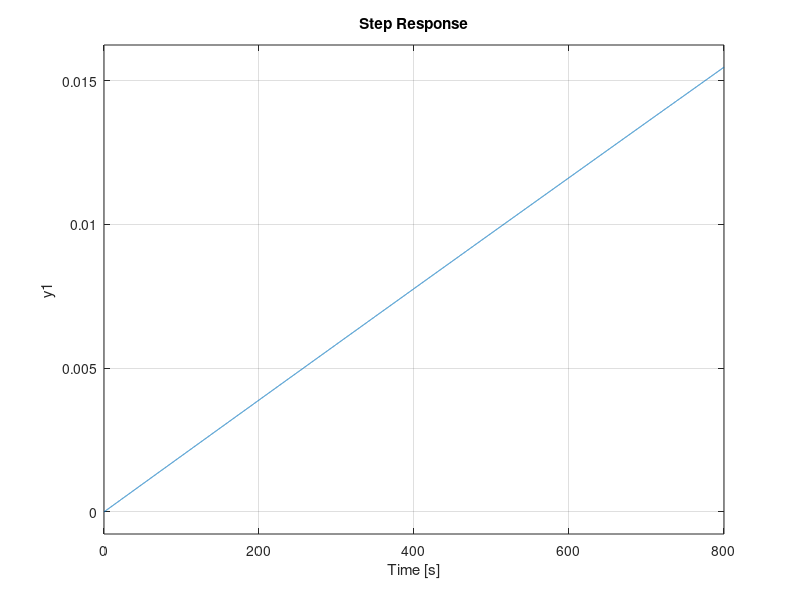

This chart was generated by the following MATLAB code: (Note: this script raises an error after producing the figure.)
clc
clear
close all
format long
p = 800;
r1 = 2.6684;
r2 = 3.3620;
fi = 0.1592;
a = 996.2;


V1 = 4*pi*r1^3/3;
m1 = 800*V1;
V2 = 4*pi*(r2^3-r1^3)/3;
m2 = p*V2;
cp = 0.7;
A1 = 4*pi*r1^2;
gamma = 1e-10;
a11 = -a*A1/(m1*cp);
a12 = a*A1/(m1*cp);
b1 = gamma/(m1*cp);
a21 = a*A1/(m2*cp);
a22 = -a*A1/(m2*cp)-fi/m2;

A = [a11 a12; a21 a22];
B = [b1; 0];
C = [0 1];

[Num, Den] = tfdata(tf(ss(A,B,C,0)),'v');
c = Den(end);
Den = Den/c;
Num = Num/c;
tau = sqrt(Den(1));
zeta = Den(2)/(2*tau);
kp = Num(end);

G2 = tf(Num,Den)

K = kp;
tau_c = 7.8e5;
tau_d = 5e4;

KP = tau_c/(K*tau_d);
tau_i = tau_c;

s = tf('s');
PI = KP + 1/(tau_i*s);

Gcl_2 = feedback(G2*PI,1)
G1 = G2/gamma;

Gcl_1 = G1/(1+PI*G2)
step(Gcl_2)
tau_c

syms s
G_sym = poly2sym(Num,s)/poly2sym(Den,s)

 Y_lap_sym = G_sym/s; % U(s) = 1/s for the unit step
 y_time_sym = ilaplace(Y_lap_sym);
